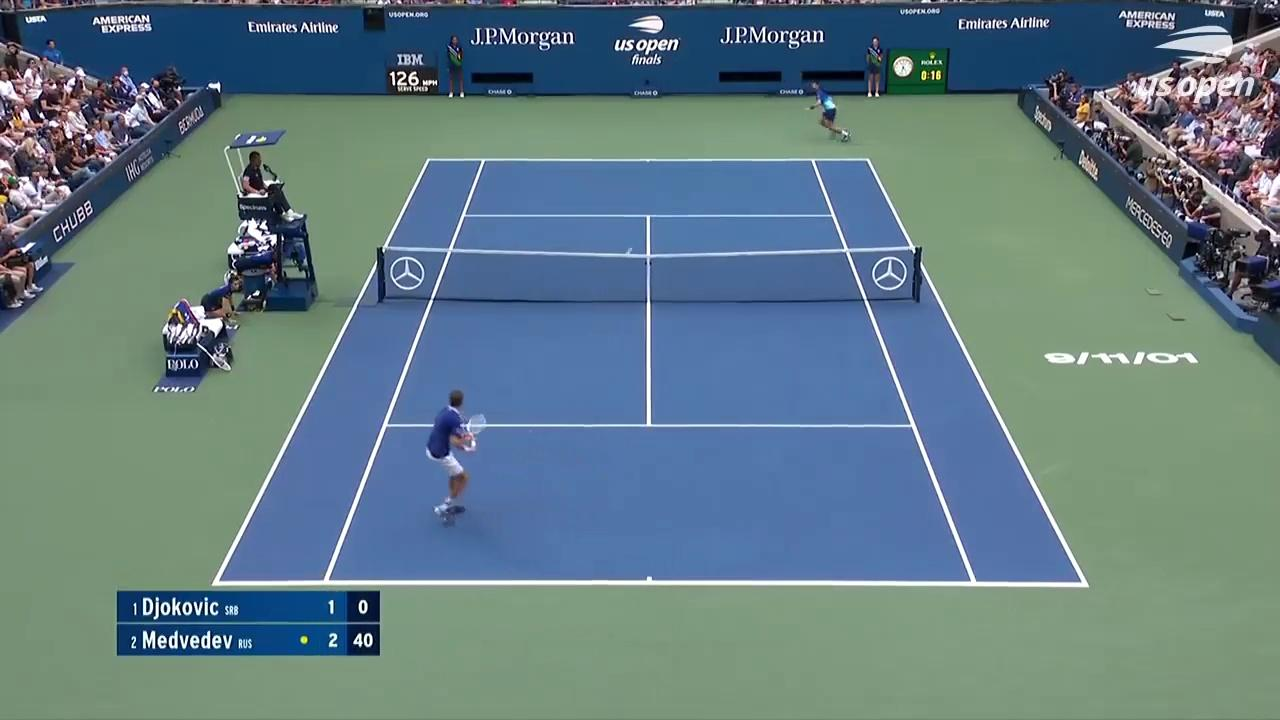
#> input picture deep/training/tennis-ball-detection-6/tennis-ball-detection-6/test/images/synframe101_jpg.rf.1f308718bf44dcb6dd10e32ce9fc6cd5.jpg, 1280 x 720 px
$ python -i tennis_court_detection.py   (imports and definitions only)
#> lines starting #> are read from the running program, lines starting #| are printed output that depends on the picture; after the words box and inside, x2 and y2 are one past the last pixel; in counts of white or black regions, pixels touching at a corner belong together
#> further down, picture is the input picture: shape (720, 1280, 3); mean B, G, R 131.7, 124.4, 99.3
### deep/utils/hog_quantification.py
from skimage import feature

def quantify_image_HoG(image, cell_size=12):
    features = feature.hog(image, orientations=9,
                           pixels_per_cell=(cell_size, cell_size),
                           cells_per_block=(2, 2),
                           transform_sqrt=True, block_norm="L1")
    return features

### deep/utils/tennis_court_detection.py
import pickle
import cv2
from .hog_quantification import quantify_image_HoG

def is_tennis_court(image, model_path='classic/pickle/model.pickle', le_path='classic/pickle/label_encoder.pickle', cell_size=12):
#> called with model_path = 'classic/pickle/model.pickle', le_path = 'classic/pickle/label_encoder.pickle', cell_size = 12
    with open(model_path, 'rb') as f:
#> (reads classic/pickle/model.pickle from the repository)
        model = pickle.load(f)

    with open(le_path, 'rb') as f:
#> (reads classic/pickle/label_encoder.pickle from the repository)
        le = pickle.load(f)

    image = cv2.cvtColor(image, cv2.COLOR_BGR2GRAY)
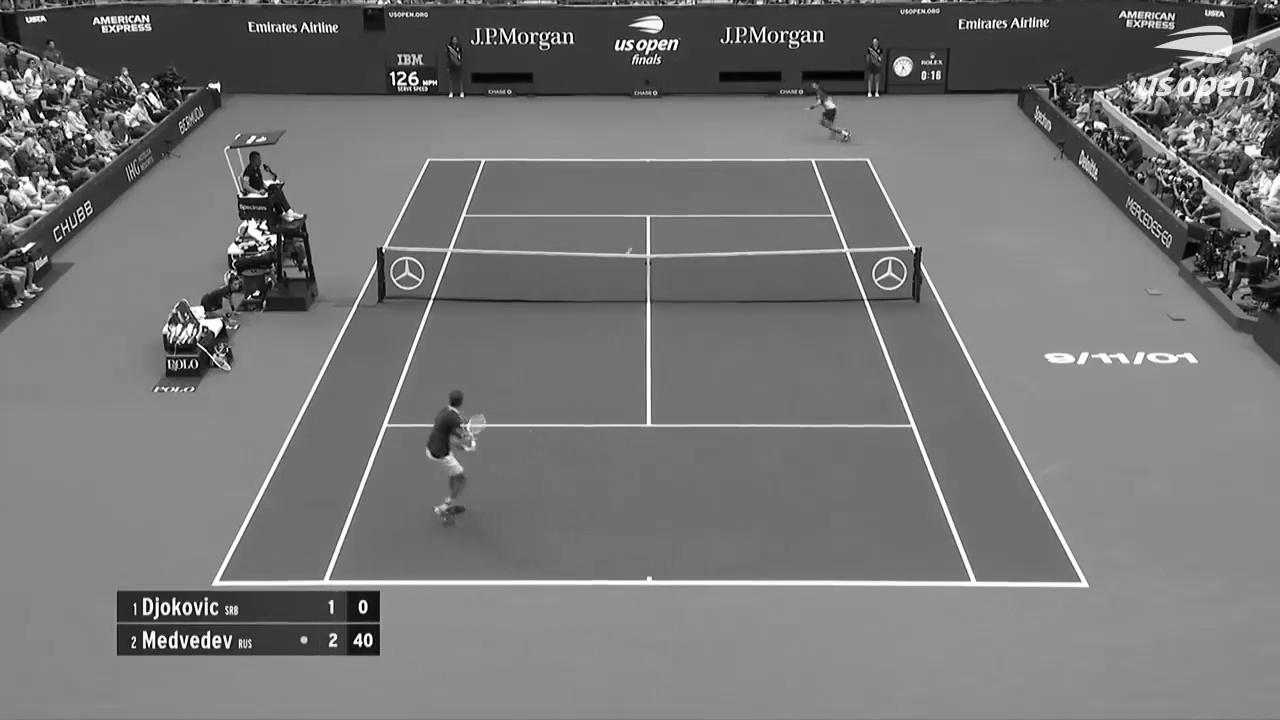
#> image: shape (720, 1280); min 0, max 255, mean 117.6
    image = cv2.resize(image, (200, 200))
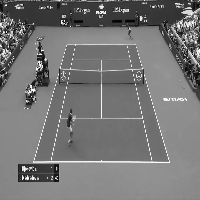
#> image: shape (200, 200); min 2, max 255, mean 117.9
    image = cv2.threshold(image, 0, 255, cv2.THRESH_BINARY_INV | cv2.THRESH_OTSU)[1]
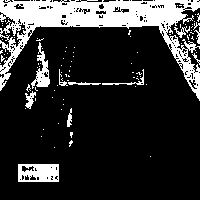
#> image: shape (200, 200); 19.1% white; 94 white regions (83 under 20 px), largest, box (x1, y1, x2, y2) and area: (0, 0, 200, 101) 5915, (18, 164, 59, 182) 625, (31, 42, 50, 89) 346
    features = quantify_image_HoG(image, cell_size)
#> in quantify_image_HoG, `features = feature.hog(image, orientations=9, pixels_per_cell=(cell_si..`: features = 8100 values, max 1 at index 4554, min 0 at index 1, mean 0.0195

    prediction = model.predict([features])
#> prediction = [0]
    label = le.inverse_transform(prediction)[0]
#> label = 'not_tennis'

    return label == "tennis"

>>> import cv2
>>> picture = cv2.imread('../training/tennis-ball-detection-6/tennis-ball-detection-6/test/images/synframe101_jpg.rf.1f308718bf44dcb6dd10e32ce9fc6cd5.jpg')
>>> result = is_tennis_court(picture)
#> result = False
